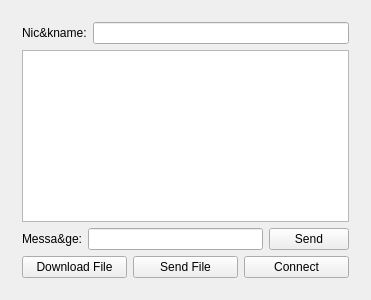
<?xml version="1.0" encoding="UTF-8"?>
<ui version="4.0">
 <class>myWidget</class>
 <widget class="QWidget" name="myWidget">
  <property name="geometry">
   <rect>
    <x>0</x>
    <y>0</y>
    <width>371</width>
    <height>300</height>
   </rect>
  </property>
  <property name="windowTitle">
   <string>myWidget</string>
  </property>
  <layout class="QVBoxLayout" name="verticalLayout_2">
   <item>
    <widget class="QWidget" name="CentralWidnow" native="true">
     <layout class="QVBoxLayout" name="verticalLayout">
      <item>
       <layout class="QHBoxLayout" name="horizontalLayout_3">
        <item>
         <widget class="QLabel" name="label">
          <property name="text">
           <string>Nic&amp;kname:</string>
          </property>
         </widget>
        </item>
        <item>
         <widget class="QLineEdit" name="Nickname"/>
        </item>
       </layout>
      </item>
      <item>
       <widget class="QTextEdit" name="Chat"/>
      </item>
      <item>
       <layout class="QHBoxLayout" name="horizontalLayout_2">
        <item>
         <widget class="QLabel" name="label_2">
          <property name="text">
           <string>Messa&amp;ge:</string>
          </property>
         </widget>
        </item>
        <item>
         <widget class="QLineEdit" name="Message"/>
        </item>
        <item>
         <widget class="QPushButton" name="pushButton_Send">
          <property name="text">
           <string>Send</string>
          </property>
         </widget>
        </item>
       </layout>
      </item>
      <item>
       <layout class="QHBoxLayout" name="horizontalLayout">
        <item>
         <widget class="QPushButton" name="pushButton_Download">
          <property name="text">
           <string>Download File</string>
          </property>
         </widget>
        </item>
        <item>
         <widget class="QPushButton" name="pushButton_SendFile">
          <property name="text">
           <string>Send File</string>
          </property>
         </widget>
        </item>
        <item>
         <widget class="QPushButton" name="pushButton_Connect">
          <property name="text">
           <string>Connect</string>
          </property>
         </widget>
        </item>
       </layout>
      </item>
     </layout>
    </widget>
   </item>
  </layout>
 </widget>
 <layoutdefault spacing="6" margin="11"/>
 <resources/>
 <connections/>
</ui>
